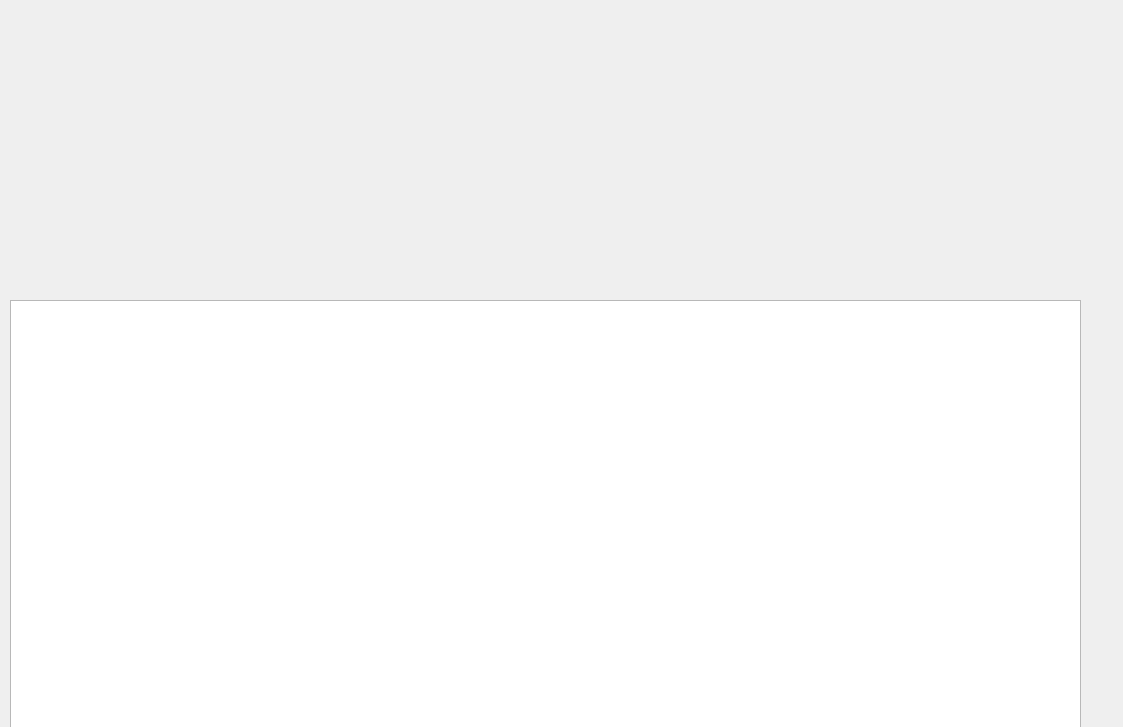
<?xml version="1.0" encoding="UTF-8"?>
<ui version="4.0">
 <class>mainWindow</class>
 <widget class="CDPBaseMainWindow" name="mainWindow">
  <property name="geometry">
   <rect>
    <x>0</x>
    <y>0</y>
    <width>1123</width>
    <height>727</height>
   </rect>
  </property>
  <property name="windowTitle">
   <string>Main Window</string>
  </property>
  <property name="msgBoxBgSvg">
   <string>:/themes/flat_gray_light/backgrounds/bgMsgBox.svg</string>
  </property>
  <property name="msgBoxBtnSvg">
   <string>:/themes/flat_gray_light/buttons/buttonPlain.svg</string>
  </property>
  <property name="themeNight">
   <string>flat_gray</string>
  </property>
  <property name="themeDay">
   <string>flat_gray_light</string>
  </property>
  <property name="numPadName" stdset="0">
   <string>CDPBaseNumPad</string>
  </property>
  <property name="keyPadName" stdset="0">
   <string>CDPBaseKeyPad</string>
  </property>
  <widget class="QWidget" name="centralwidget">
   <widget class="CDPBaseMeter" name="meterTemp">
    <property name="geometry">
     <rect>
      <x>30</x>
      <y>30</y>
      <width>251</width>
      <height>251</height>
     </rect>
    </property>
    <property name="meterType">
     <enum>CDPBaseMeter::Round</enum>
    </property>
    <property name="minValue">
     <double>-20.000000000000000</double>
    </property>
    <property name="maxValue">
     <double>50.000000000000000</double>
    </property>
    <property name="value">
     <double>28.000000000000000</double>
    </property>
    <property name="textPrefix">
     <string>Celsius</string>
    </property>
    <property name="textSuffix">
     <string>Temperature</string>
    </property>
    <property name="numPrecision" stdset="0">
     <number>0</number>
    </property>
    <property name="fillColor">
     <color alpha="204">
      <red>51</red>
      <green>153</green>
      <blue>204</blue>
     </color>
    </property>
    <property name="fillOffset">
     <double>-2.000000000000000</double>
    </property>
    <property name="alarmShow" stdset="0">
     <bool>true</bool>
    </property>
    <property name="alarmSectorLimit">
     <bool>true</bool>
    </property>
    <property name="valueMinNormal">
     <double>0.000000000000000</double>
    </property>
    <property name="valueMaxNormal">
     <double>25.000000000000000</double>
    </property>
    <property name="valueMinWarning">
     <double>25.000000000000000</double>
    </property>
    <property name="valueMaxWarning">
     <double>35.000000000000000</double>
    </property>
    <property name="valueMinWarningHigh">
     <double>35.000000000000000</double>
    </property>
    <property name="valueMaxWarningHigh">
     <double>50.000000000000000</double>
    </property>
    <property name="valueMinError">
     <double>50.000000000000000</double>
    </property>
    <property name="cdpRouting" stdset="0">
     <string>SenseHATApp.SenseHAT.PressureTemperature.Value</string>
    </property>
   </widget>
   <widget class="CDPBaseMeter" name="meterPressure">
    <property name="geometry">
     <rect>
      <x>300</x>
      <y>30</y>
      <width>251</width>
      <height>251</height>
     </rect>
    </property>
    <property name="meterType">
     <enum>CDPBaseMeter::Custom</enum>
    </property>
    <property name="minValue">
     <double>870.000000000000000</double>
    </property>
    <property name="maxValue">
     <double>1100.000000000000000</double>
    </property>
    <property name="value">
     <double>1000.000000000000000</double>
    </property>
    <property name="textPrefix">
     <string>hPa</string>
    </property>
    <property name="textSuffix">
     <string>Pressure</string>
    </property>
    <property name="numPrecision" stdset="0">
     <number>0</number>
    </property>
    <property name="fillColor">
     <color alpha="204">
      <red>177</red>
      <green>180</green>
      <blue>30</blue>
     </color>
    </property>
    <property name="cdpRouting" stdset="0">
     <string>SenseHATApp.SenseHAT.Pressure.Value</string>
    </property>
   </widget>
   <widget class="CDPBaseMeter" name="meteHumidity">
    <property name="geometry">
     <rect>
      <x>570</x>
      <y>30</y>
      <width>251</width>
      <height>251</height>
     </rect>
    </property>
    <property name="meterType">
     <enum>CDPBaseMeter::Custom</enum>
    </property>
    <property name="minValue">
     <double>0.000000000000000</double>
    </property>
    <property name="maxValue">
     <double>100.000000000000000</double>
    </property>
    <property name="value">
     <double>43.000000000000000</double>
    </property>
    <property name="textPrefix">
     <string>%</string>
    </property>
    <property name="textSuffix">
     <string>Humidity</string>
    </property>
    <property name="numPrecision" stdset="0">
     <number>0</number>
    </property>
    <property name="fillColor">
     <color alpha="204">
      <red>0</red>
      <green>200</green>
      <blue>204</blue>
     </color>
    </property>
    <property name="valueMinError">
     <double>0.000000000000000</double>
    </property>
    <property name="valueMaxError">
     <double>100.000000000000000</double>
    </property>
    <property name="cdpRouting" stdset="0">
     <string>SenseHATApp.SenseHAT.Humidity.Value</string>
    </property>
   </widget>
   <widget class="CDP::GraphWidgets::CdpSignalGraphWidget" name="signalGraph">
    <property name="geometry">
     <rect>
      <x>10</x>
      <y>300</y>
      <width>1071</width>
      <height>431</height>
     </rect>
    </property>
    <property name="cdpSignals">
     <stringlist>
      <string>SenseHATApp.SenseHAT.AccelerationX</string>
      <string>SenseHATApp.SenseHAT.AccelerationY</string>
      <string>SenseHATApp.SenseHAT.AccelerationZ</string>
     </stringlist>
    </property>
    <property name="cssFile">
     <string>:/themes/flat_gray_light/graphs/graph.css</string>
    </property>
    <property name="yAxisMinValue">
     <double>-2.000000000000000</double>
    </property>
    <property name="yAxisMaxValue">
     <double>2.000000000000000</double>
    </property>
   </widget>
  </widget>
 </widget>
 <customwidgets>
  <customwidget>
   <class>CDPBaseMeter</class>
   <extends>QWidget</extends>
   <header>CDPBaseWidgets/CDPBaseMeter.h</header>
  </customwidget>
  <customwidget>
   <class>CDPBaseMainWindow</class>
   <extends>QMainWindow</extends>
   <header>CDPBaseWidgets/CDPBaseMainWindow.h</header>
   <container>1</container>
  </customwidget>
  <customwidget>
   <class>CDP::GraphWidgets::CdpSignalGraphWidget</class>
   <extends>QGraphicsView</extends>
   <header>cdp/graphwidgets/cdpsignalgraphwidget.h</header>
  </customwidget>
 </customwidgets>
 <resources/>
 <connections/>
</ui>
